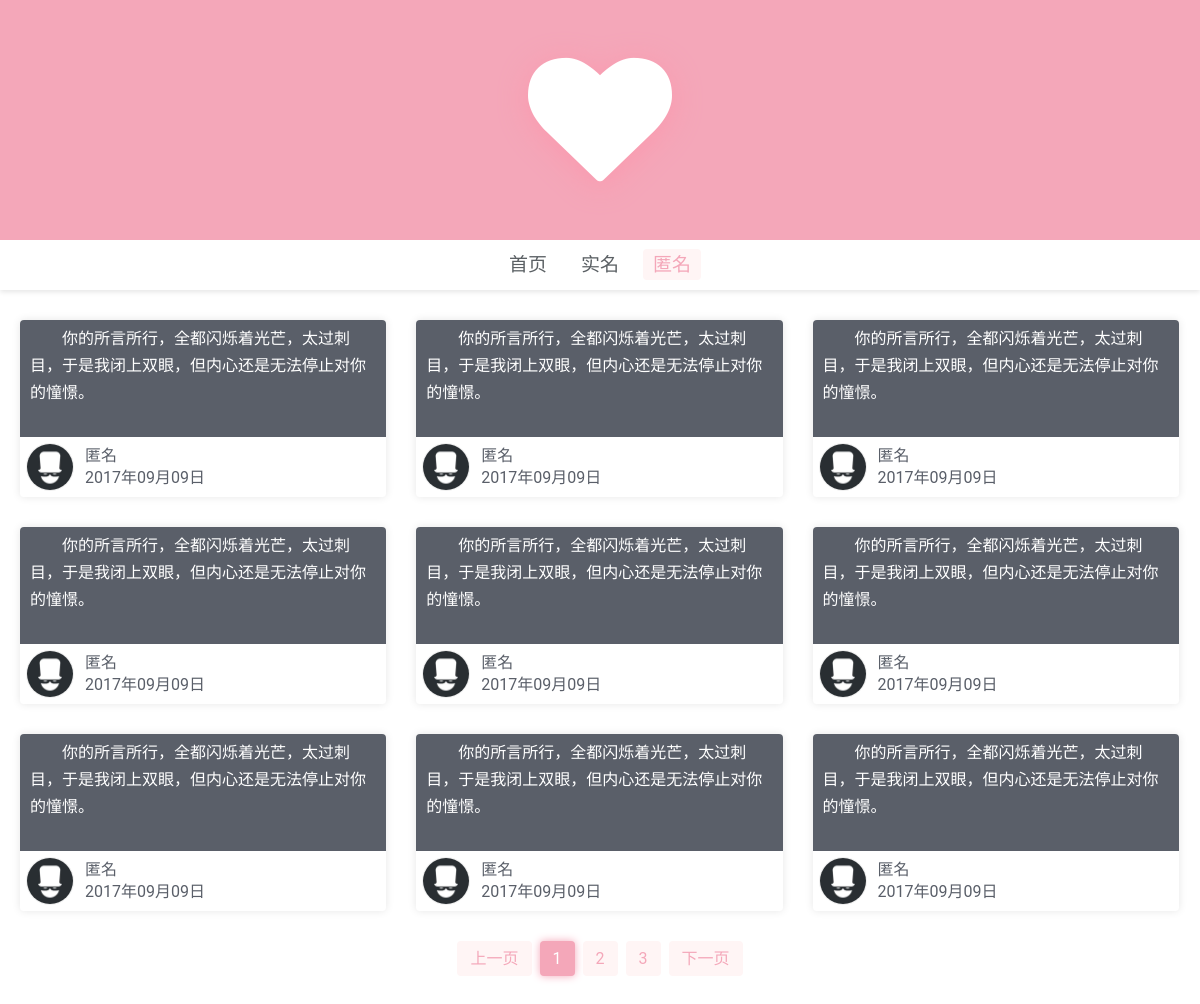
/mous/1, run on the app's committed database.
### tables this page shows
CREATE TABLE `contents` (
  `id` int(255) NOT NULL,
  `date` int(255) NOT NULL,
  `text` text NOT NULL,
  `sex` varchar(1) NOT NULL,
  `qq` text NOT NULL,
  `ip` text NOT NULL,
  `mous` int(1) NOT NULL,
  `name` varchar(11) NOT NULL
);

### index.php (called while the page is built, shortened)
<?php
require_once("require/function.php");
require_once("content/index.php");
?>

### require/content-function.php (the view, shortened to what this page needs)
<?php
function  do_html_head ($title){
	echo '        <link href="//cdn.bootcss.com/font-awesome/4.7.0/css/font-awesome.css" rel="stylesheet">'."\n";
}
function  do_html_content ($page,$mous){
	$conn=new mysqli(get_mysql ("mysql"),get_mysql ("name"),get_mysql ("password"),get_mysql ("name"));
	if($page==""){
	    $limit=0;
	}else{
	    $limit=$page*9-9;
	}
	if ($mous==""){
	    $sql="SELECT * FROM contents ORDER BY date DESC LIMIT $limit,9";
	    $result=$conn->query ($sql);
		while ($row=$result->fetch_assoc ()){
			if ($row["sex"]==0){
				echo '<div class="item">';
			}
			elseif ($row["sex"]==1){
				echo '<div class="item boy">';
			}
			elseif ($row["sex"]==2){
				echo '<div class="item girl">';
			}
			echo '<article>'.$row["text"].'</article>';
			echo '<div class="author">';
			if ($row["mous"]==0){
				echo '<img class="avatar" src="//q1.qlogo.cn/g?b=qq&nk='.$row["qq"].'&s=100">';
				echo '<p class="name">'.$row["name"].'</p>';
			}else {
				echo '<img class="avatar" src="/static/img/mous.jpg">';
				echo '<p class="name">匿名</p>';
			}
			echo '<p class="date">'.date("Y年m月d日",$row["date"]).'</p>';
			echo '</div>';
			echo '</div>';
		}
	}
	else {
	    $sql="SELECT * FROM contents WHERE mous=$mous ORDER BY date DESC LIMIT $limit,9";
	    $result=$conn->query ($sql);
		while ($row=$result->fetch_assoc ()){
			if ($row["sex"]==0){
				echo '<div class="item">';
			}
			elseif ($row["sex"]==1){
				echo '<div class="item boy">';
			}
			elseif ($row["sex"]==2){
				echo '<div class="item girl">';
			}
			echo '<article>'.$row["text"].'</article>';
			echo '<div class="author">';
			if ($row["mous"]==0){
				echo '<img class="avatar" src="//q1.qlogo.cn/g?b=qq&nk='.$row["qq"].'&s=100">';
				echo '<p class="name">'.$row["name"].'</p>';
			}else {
				echo '<img class="avatar" src="/static/img/mous.jpg">';
				echo '<p class="name">匿名</p>';
			}
			echo '<p class="date">'.date("Y年m月d日",$row["date"]).'</p>';
			echo '</div>';
			echo '</div>';
		}
	}
}
function  do_html_pages ($page,$mous){
    if($mous!=""){
        $mouss='/'.$mous;
    }
	$conn=new mysqli(get_mysql ("mysql"),get_mysql ("name"),get_mysql ("password"),get_mysql ("name"));
	$x=0;
	if ($mous==""){
	    $sql="SELECT * FROM contents";
	    $result=$conn->query ($sql);
		while ($row=$result->fetch_assoc ()){
		    $x+=1;
		}
	}
	else {
	    $sql="SELECT * FROM contents WHERE mous=$mous";
	    $result=$conn->query ($sql);
		while ($row=$result->fetch_assoc ()){
			$x+=1;
		}
	}
	$allpages=ceil($x/9);
	if($page == 1){
		$lastpage = $allpages;
	}else{
	    $lastpage = $page -1;
	}
    echo '<a href="/mous'.$mouss.'/page/'.$lastpage.'">上一页</a>';
    $page_3 = $page+1;
	$page_4 = $page+2;
	$page_rest = $allpages - $page;
	echo '<a class="active">'.$page.'</a>';
	if($page_rest > 0){
		echo '<a href="/mous'.$mouss.'/page/'.$page_3.'">'.$page_3.'</a>';
	}
	if($page_rest > 1){
		echo '<a href="/mous'.$mouss.'/page/'.$page_4.'">'.$page_4.'</a>';
	}
	if($page == $allpages){
		$nextpage = 1;
	}else{
		$nextpage = $page +1;
	}
	echo '<a href="/mous'.$mouss.'/page/'.$nextpage.'">下一页</a>';
}
?>

### static/css/i.css (style rules this page uses)
* { font-family:'Roboto', 'Helvetica', 'Arial', sans-serif; }
a { text-decoration: none; }
body { margin: 0; }
#content .list-item .item { margin-top: 30px; transition: all .35s; float: left; width: calc(33.3% - 20px); margin-right: 30px; box-shadow: 0 0 8px rgba(0, 0, 0, .1); border-radius: 4px; cursor: pointer; -webkit-animation:wish-appear .6s; animation:wish-appear .6s; -webkit-animation-fill-mode:both; animation-fill-mode:both }
#content .list-item .item:last-child { margin-bottom: 30px; }
#content .list-item .item:nth-child(9n+2) { -webkit-animation-delay: .15s; animation-delay: .15s; }
#content .list-item .item:nth-child(9n+3) { -webkit-animation-delay: .3s; animation-delay: .3s; }
#content .list-item .item:nth-child(9n+4) { -webkit-animation-delay: .6s; animation-delay: .6s; }
#content .list-item .item:nth-child(9n+5) { -webkit-animation-delay: .75s; animation-delay: .75s; }
#content .list-item .item:nth-child(9n+6) { -webkit-animation-delay: .9s; animation-delay: .9s; }
#content .list-item .item:nth-child(9n+7) { -webkit-animation-delay: 1.05s; animation-delay: 1.05s; }
#content .list-item .item:nth-child(9n+8) { -webkit-animation-delay: 1.2s; animation-delay: 1.2s; }
#content .list-item .item:nth-child(9n+9) { -webkit-animation-delay: 1.35s; animation-delay: 1.35s; }
#content .list-item .item article { padding: 5px 10px; color: #fff; background: #5a5f69; border-radius: 4px 4px 0 0; line-height: 27px; height: 106px; text-indent: 2em; display: -webkit-box; -webkit-box-orient: vertical; -webkit-line-clamp: 4; overflow: hidden; }
#content .list-item .item .author { transition: all .35s; position: relative; height: 60px; color: #5a5f69; border-top: 1px solid #5a5f69; }
#content .list-item .item .author .avatar { height: 46px; width: 46px; margin: 7px; background: #fff; border-radius: 100%; box-shadow: 0 0 0 1px #eee; }
#content .list-item .item .author p { height: 20px; line-height: 20px; padding-left: 5px; padding-right: 5px; width: calc(100% - 100px); left: 60px; position: absolute; font-size: 16px; margin: 0; overflow: hidden; text-overflow: ellipsis; white-space: nowrap; }
#content .list-item .item .author .name { top: 0; padding-top: 9px; }
#content .list-item .item .author .date { bottom: 0; padding-bottom: 9px; }
#content .list-item .item:nth-child(3n+3) { margin-right: 0; }
#content .list-pages a:first-child, #content .list-pages a:last-child { width: auto; padding: 0 13px; }
#content .list-pages a { text-align: center; width: 35px; margin: 0 4px; border-radius: 4px; display: inline-block; height: 35px; color: #F4A7B9; background: #fff5f5; line-height: 35px; }
#content .list-pages .active { color: #fff; background: #F4A7B9; box-shadow: 0 0 8px #F4A7B9; }

### data on the page
contents: text "你的所言所行，全都闪烁着光芒，太过刺目，于是我闭上双眼，但内心还是无法停止对你的憧憬。", mous 1 (drawn), date "2017年09月09日"
contents: text "你的所言所行，全都闪烁着光芒，太过刺目，于是我闭上双眼，但内心还是无法停止对你的憧憬。", mous 1 (drawn), date "2017年09月09日"
contents: text "你的所言所行，全都闪烁着光芒，太过刺目，于是我闭上双眼，但内心还是无法停止对你的憧憬。", mous 1 (drawn), date "2017年09月09日"
contents: text "你的所言所行，全都闪烁着光芒，太过刺目，于是我闭上双眼，但内心还是无法停止对你的憧憬。", mous 1 (drawn), date "2017年09月09日"
contents: text "你的所言所行，全都闪烁着光芒，太过刺目，于是我闭上双眼，但内心还是无法停止对你的憧憬。", mous 1 (drawn), date "2017年09月09日"
contents: text "你的所言所行，全都闪烁着光芒，太过刺目，于是我闭上双眼，但内心还是无法停止对你的憧憬。", mous 1 (drawn), date "2017年09月09日"
contents: text "你的所言所行，全都闪烁着光芒，太过刺目，于是我闭上双眼，但内心还是无法停止对你的憧憬。", mous 1 (drawn), date "2017年09月09日"
contents: text "你的所言所行，全都闪烁着光芒，太过刺目，于是我闭上双眼，但内心还是无法停止对你的憧憬。", mous 1 (drawn), date "2017年09月09日"
contents: text "你的所言所行，全都闪烁着光芒，太过刺目，于是我闭上双眼，但内心还是无法停止对你的憧憬。", date "2017年09月09日", mous "1", mous "2", mous "3"
